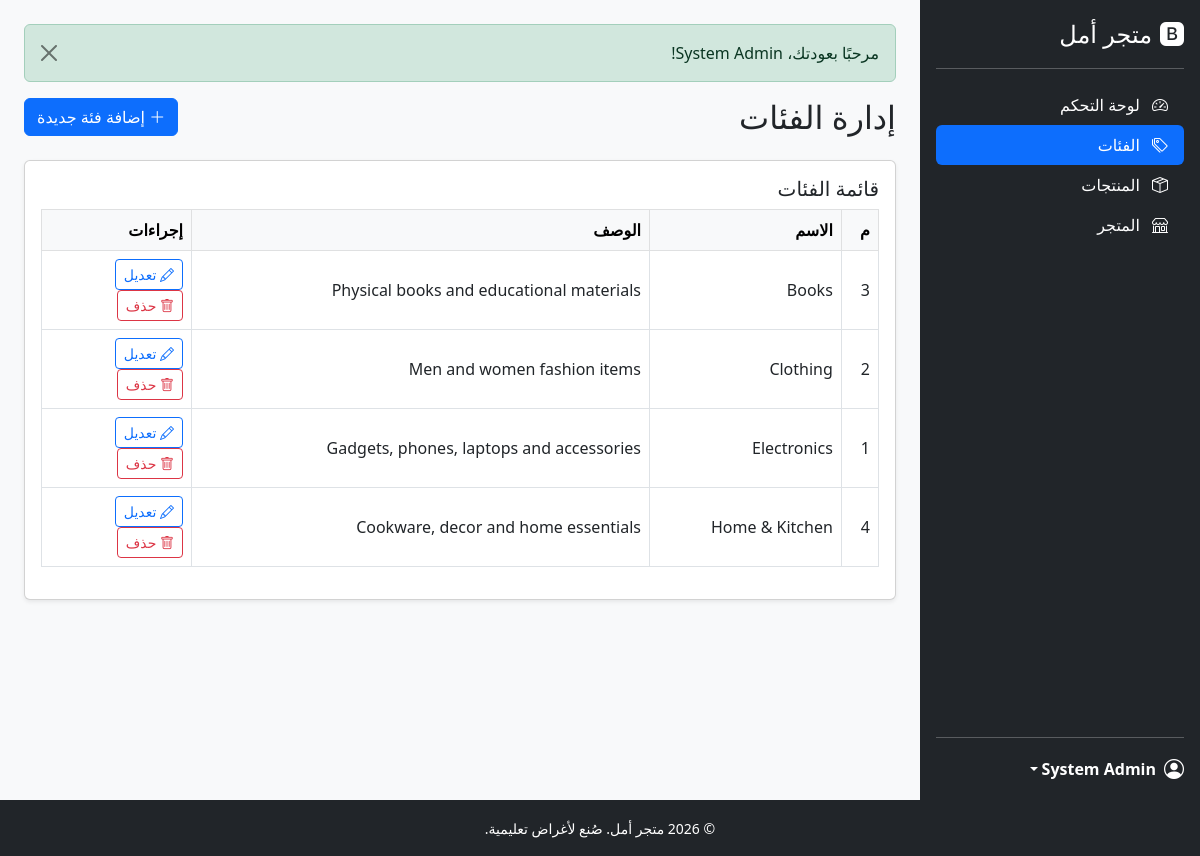
Screenshot of /admin/categories.php (signed in) with the database file from the repository.
### tables this page shows
CREATE TABLE IF NOT EXISTS categories (
    id INT AUTO_INCREMENT PRIMARY KEY,
    name VARCHAR(100) NOT NULL UNIQUE,
    description TEXT,
    created_at TIMESTAMP DEFAULT CURRENT_TIMESTAMP
);

### admin/categories.php (the view, shortened to what this page needs)
<?php
require_once '../includes/functions.php';
require_once '../includes/header.php';
$categories = $conn->query('SELECT * FROM categories ORDER BY name ASC');
?>
<div class="d-flex justify-content-between align-items-center mb-4">
    <h2 class="mb-0">إدارة الفئات</h2>
    <button type="button" class="btn btn-primary" id="addCategoryBtn" data-bs-toggle="modal" data-bs-target="#categoryModal">
        <i class="bi bi-plus-lg"></i> إضافة فئة جديدة
    </button>
</div>
<div class="card shadow-sm">
    <div class="card-body">
        <h5 class="card-title">قائمة الفئات</h5>
        <div class="table-responsive">
            <table class="table table-bordered table-hover align-middle">
                <thead class="table-light">
                    <tr>
                        <th>م</th>
                        <th>الاسم</th>
                        <th>الوصف</th>
                        <th style="width: 150px;">إجراءات</th>
                    </tr>
                </thead>
                <tbody>
                    <?php while ($cat = $categories->fetch_assoc()): ?>
                        <tr>
                            <td><?php echo (int)$cat['id']; ?></td>
                            <td><?php echo clean($cat['name']); ?></td>
                            <td><?php echo clean($cat['description']); ?></td>
                            <td>
                                <button type="button" class="btn btn-sm btn-outline-primary edit-cat"
                                        data-bs-toggle="modal" data-bs-target="#categoryModal"
                                        data-id="<?php echo (int)$cat['id']; ?>"
                                        data-name="<?php echo clean($cat['name']); ?>"
                                        data-description="<?php echo clean($cat['description']); ?>">
                                    <i class="bi bi-pencil"></i> تعديل
                                </button>
                                <button type="button" class="btn btn-sm btn-outline-danger delete-cat"
                                        data-bs-toggle="modal" data-bs-target="#deleteModal"
                                        data-id="<?php echo (int)$cat['id']; ?>"
                                        data-name="<?php echo clean($cat['name']); ?>">
                                    <i class="bi bi-trash"></i> حذف
                                </button>
                            </td>
                        </tr>
                    <?php endwhile; ?>
                </tbody>
            </table>
        </div>
    </div>
</div>
<?php require_once '../includes/footer.php'; ?>

### includes/header.php (style rules this page uses)
body { background-color: #f8f9fa; }

### rows the page displays
categories: id "3", name "Books", description "Physical books and educational materials"
categories: id "2", name "Clothing", description "Men and women fashion items"
categories: id "1", name "Electronics", description "Gadgets, phones, laptops and accessories"
categories: id "4", name "Home & Kitchen", description "Cookware, decor and home essentials"

### other values shown
$_SESSION['name'] "System Admin"
$message "مرحبًا بعودتك، System Admin!"
